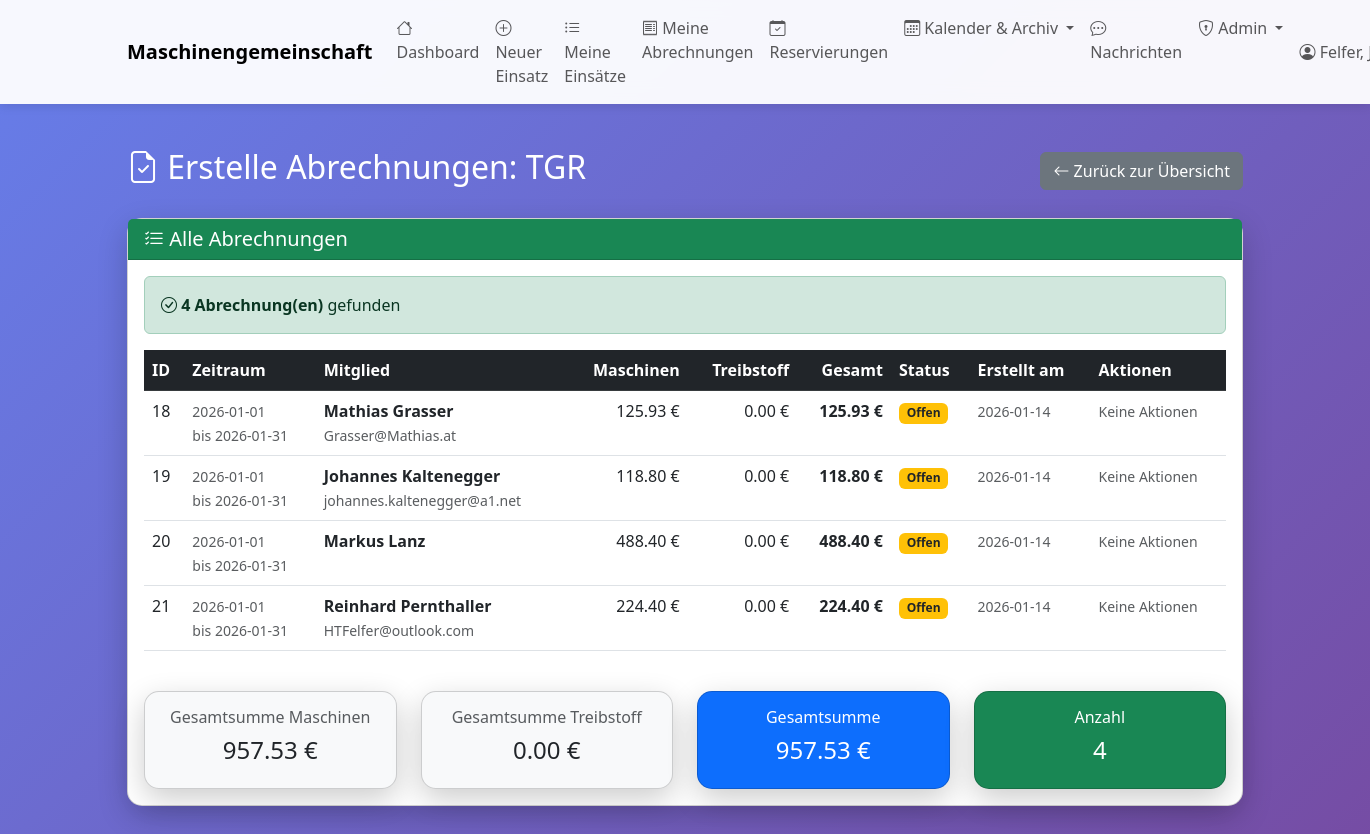
The app's page /admin/abrechnungen/2/liste (signed in) with its own data.
### tables this page shows
CREATE TABLE gemeinschaften (
                id INTEGER PRIMARY KEY AUTOINCREMENT,
                name TEXT NOT NULL UNIQUE,
                beschreibung TEXT,
                erstellt_am TIMESTAMP DEFAULT CURRENT_TIMESTAMP,
                aktiv BOOLEAN DEFAULT 1
            , anfangssaldo_bank REAL DEFAULT 0.0, anfangssaldo_datum DATE DEFAULT NULL, bank_name TEXT, bank_iban TEXT, bank_bic TEXT, bank_kontoinhaber TEXT);

CREATE TABLE mitglieder_abrechnungen (
                id INTEGER PRIMARY KEY AUTOINCREMENT,
                gemeinschaft_id INTEGER NOT NULL,
                benutzer_id INTEGER NOT NULL,
                abrechnungszeitraum TEXT NOT NULL,
                zeitraum_von DATE NOT NULL,
                zeitraum_bis DATE NOT NULL,
                betrag_gesamt REAL NOT NULL,
                betrag_treibstoff REAL DEFAULT 0,
                betrag_maschinen REAL DEFAULT 0,
                betrag_sonstiges REAL DEFAULT 0,
                status TEXT DEFAULT 'offen',
                erstellt_am TIMESTAMP DEFAULT CURRENT_TIMESTAMP,
                erstellt_von INTEGER,
                bezahlt_am TIMESTAMP,
                bemerkung TEXT,
                FOREIGN KEY (gemeinschaft_id) REFERENCES gemeinschaften(id),
                FOREIGN KEY (benutzer_id) REFERENCES benutzer(id),
                FOREIGN KEY (erstellt_von) REFERENCES benutzer(id)
            );

CREATE TABLE benutzer (
    id INTEGER PRIMARY KEY AUTOINCREMENT,
    name TEXT NOT NULL,
    vorname TEXT,
    username TEXT UNIQUE,
    password_hash TEXT,
    adresse TEXT,
    telefon TEXT,
    email TEXT,
    mitglied_seit DATE,
    aktiv BOOLEAN DEFAULT 1,
    bemerkungen TEXT
, is_admin BOOLEAN DEFAULT 0, treibstoffkosten_preis REAL DEFAULT 1.50, backup_schwellwert INTEGER DEFAULT 50, letzter_treibstoffpreis REAL, admin_level INTEGER DEFAULT 0);

### web_app.py (the view)
@app.route('/admin/abrechnungen/<int:gemeinschaft_id>/liste')
@admin_required
def abrechnungen_liste(gemeinschaft_id):
    with MaschinenDBContext(DB_PATH) as db:
        cursor = db.connection.cursor()
        if session.get('admin_level', 0) < 2:
            cursor.execute("""
                SELECT COUNT(*) FROM gemeinschafts_admin
                WHERE benutzer_id = ? AND gemeinschaft_id = ?
            """, (session['benutzer_id'], gemeinschaft_id))
            if cursor.fetchone()[0] == 0:
                flash('Keine Berechtigung!', 'danger')
                return redirect(url_for('admin_abrechnungen'))
        cursor.execute("""
            SELECT
                ma.id,
                ma.zeitraum_von,
                ma.zeitraum_bis,
                ma.betrag_maschinen,
                ma.betrag_treibstoff,
                ma.betrag_gesamt,
                ma.status,
                ma.erstellt_am,
                ma.bezahlt_am,
                b.name,
                b.vorname,
                b.email
            FROM mitglieder_abrechnungen ma
            JOIN benutzer b ON ma.benutzer_id = b.id
            WHERE ma.gemeinschaft_id = ?
            ORDER BY ma.erstellt_am DESC
        """, (gemeinschaft_id,))
        abrechnungen = []
        summe_maschinen = 0
        summe_treibstoff = 0
        for row in cursor.fetchall():
            betrag_maschinen = row[3] or 0
            betrag_treibstoff = row[4] or 0
            abrechnungen.append({
                'id': row[0],
                'zeitraum_von': row[1],
                'zeitraum_bis': row[2],
                'betrag_maschinen': betrag_maschinen,
                'betrag_treibstoff': betrag_treibstoff,
                'betrag_gesamt': row[5],
                'status': row[6],
                'erstellt_am': row[7],
                'bezahlt_am': row[8],
                'mitglied_name': f"{row[10] or ''} {row[9]}".strip(),
                'mitglied_email': row[11]
            })
            summe_maschinen += betrag_maschinen
            summe_treibstoff += betrag_treibstoff
        cursor.execute("SELECT name FROM gemeinschaften WHERE id = ?", (gemeinschaft_id,))
        gemeinschaft_name = cursor.fetchone()[0]
    return render_template('abrechnungen_liste.html',
                         gemeinschaft_id=gemeinschaft_id,
                         gemeinschaft_name=gemeinschaft_name,
                         abrechnungen=abrechnungen,
                         summe_maschinen=summe_maschinen,
                         summe_treibstoff=summe_treibstoff)

### database.py (called while the page is built)
    def connect(self):
        self.connection = sqlite3.connect(self.db_path)
        self.connection.row_factory = sqlite3.Row
        self.cursor = self.connection.cursor()

    def close(self):
        if self.connection:
            self.connection.close()

    def __enter__(self):
        self.connect()
        return self

    def __exit__(self, exc_type, exc_val, exc_tb):
        if exc_type is None:
            self.connection.commit()
        else:
            self.connection.rollback()
        self.close()
        return False

### web_app.py (called while the page is built)
def admin_required(f):
    @wraps(f)
    def decorated_function(*args, **kwargs):
        if 'benutzer_id' not in session:
            flash('Bitte melden Sie sich an.', 'warning')
            return redirect(url_for('login'))
        if not session.get('is_admin'):
            flash('Zugriff verweigert. Administrator-Rechte erforderlich.', 'danger')
            return redirect(url_for('dashboard'))
        return f(*args, **kwargs)
    return decorated_function

### templates/abrechnungen_liste.html (shortened to what this page needs)
{% extends "base.html" %}
{% block content %}
<div class="row mt-4">
    <div class="col-12">
        <div class="d-flex justify-content-between align-items-center mb-4">
            <h2 class="text-white">
                <i class="bi bi-file-earmark-check"></i> Erstelle Abrechnungen: {{ gemeinschaft_name }}
            </h2>
            <a href="{{ url_for('admin_abrechnungen') }}" class="btn btn-secondary">
                <i class="bi bi-arrow-left"></i> Zurück zur Übersicht
            </a>
        </div>
    </div>
</div>
<div class="row">
    <div class="col-12">
        <div class="card">
            <div class="card-header bg-success text-white">
                <h5 class="mb-0">
                    <i class="bi bi-list-check"></i> Alle Abrechnungen
                </h5>
            </div>
            <div class="card-body">
                {% if abrechnungen %}
                <div class="alert alert-success">
                    <i class="bi bi-check-circle"></i>
                    <strong>{{ abrechnungen|length }} Abrechnung(en)</strong> gefunden
                </div>
                <div class="table-responsive">
                    <table class="table table-hover">
                        <thead class="table-dark">
                            <tr>
                                <th>ID</th>
                                <th>Zeitraum</th>
                                <th>Mitglied</th>
                                <th class="text-end">Maschinen</th>
                                <th class="text-end">Treibstoff</th>
                                <th class="text-end">Gesamt</th>
                                <th>Status</th>
                                <th>Erstellt am</th>
                                <th>Aktionen</th>
                            </tr>
                        </thead>
                        <tbody>
                            {% for abr in abrechnungen %}
                            <tr>
                                <td>{{ abr.id }}</td>
                                <td>
                                    <small class="text-muted">
                                        {{ abr.zeitraum_von }} <br>
                                        bis {{ abr.zeitraum_bis }}
                                    </small>
                                </td>
                                <td>
                                    <strong>{{ abr.mitglied_name }}</strong>
                                    {% if abr.mitglied_email %}
                                    <br><small class="text-muted">{{ abr.mitglied_email }}</small>
                                    {% endif %}
                                </td>
                                <td class="text-end">
                                    {{ "%.2f"|format(abr.betrag_maschinen) }} €
                                </td>
                                <td class="text-end">
                                    {{ "%.2f"|format(abr.betrag_treibstoff) }} €
                                </td>
                                <td class="text-end">
                                    <strong>{{ "%.2f"|format(abr.betrag_maschinen + abr.betrag_treibstoff) }} €</strong>
                                </td>
                                <td>
                                    {% if abr.status == 'offen' %}
                                    <span class="badge bg-warning text-dark">Offen</span>
                                    {% elif abr.status == 'bezahlt' %}
                                    <span class="badge bg-success">Bezahlt</span>
                                    {% elif abr.status == 'storniert' %}
                                    <span class="badge bg-danger">Storniert</span>
                                    {% else %}
                                    <span class="badge bg-secondary">{{ abr.status }}</span>
                                    {% endif %}
                                </td>
                                <td>
                                    <small class="text-muted">
                                        {{ abr.erstellt_am[:10] }}
                                    </small>
                                </td>
                                <td>
                                    <small class="text-muted">Keine Aktionen</small>
                                </td>
                            </tr>
                            {% endfor %}
                        </tbody>
                    </table>
                </div>
                <div class="row mt-4">
                    <div class="col-md-3">
                        <div class="card bg-light">
                            <div class="card-body text-center">
                                <h6 class="text-muted">Gesamtsumme Maschinen</h6>
                                <h4>{{ "%.2f"|format(summe_maschinen) }} €</h4>
                            </div>
                        </div>
                    </div>
                    <div class="col-md-3">
                        <div class="card bg-light">
                            <div class="card-body text-center">
                                <h6 class="text-muted">Gesamtsumme Treibstoff</h6>
                                <h4>{{ "%.2f"|format(summe_treibstoff) }} €</h4>
                            </div>
                        </div>
                    </div>
                    <div class="col-md-3">
                        <div class="card bg-primary text-white">
                            <div class="card-body text-center">
                                <h6>Gesamtsumme</h6>
                                <h4>{{ "%.2f"|format(summe_maschinen + summe_treibstoff) }} €</h4>
                            </div>
                        </div>
                    </div>
                    <div class="col-md-3">
                        <div class="card bg-success text-white">
                            <div class="card-body text-center">
                                <h6>Anzahl</h6>
                                <h4>{{ abrechnungen|length }}</h4>
                            </div>
                        </div>
                    </div>
                </div>
                {% endif %}
            </div>
        </div>
    </div>
</div>
{% endblock %}

### templates/base.html (style rules this page uses)
body { min-height: 100vh; background: linear-gradient(135deg, #667eea 0%, #764ba2 100%); }
.card { border-radius: 15px; box-shadow: 0 10px 30px rgba(0,0,0,0.2); }

### records on screen
gemeinschaften: name "TGR"
mitglieder_abrechnungen: id "18", zeitraum_von "2026-01-01", zeitraum_bis "2026-01-31", mitglied_name "Mathias Grasser", mitglied_email "Grasser@Mathias.at", betrag_maschinen "125.93", betrag_treibstoff "0.00", abr.betrag_maschinen+abr.betrag_treibstoff "125.93", status "Offen", erstellt_am "2026-01-14"
mitglieder_abrechnungen: id "19", zeitraum_von "2026-01-01", zeitraum_bis "2026-01-31", mitglied_name "Johannes Kaltenegger", mitglied_email "johannes.kaltenegger@a1.net", betrag_maschinen "118.80", betrag_treibstoff "0.00", abr.betrag_maschinen+abr.betrag_treibstoff "118.80", status "Offen", erstellt_am "2026-01-14"
mitglieder_abrechnungen: id "20", zeitraum_von "2026-01-01", zeitraum_bis "2026-01-31", mitglied_name "Markus Lanz", betrag_maschinen "488.40", betrag_treibstoff "0.00", abr.betrag_maschinen+abr.betrag_treibstoff "488.40", status "Offen", erstellt_am "2026-01-14"
mitglieder_abrechnungen: id "21", zeitraum_von "2026-01-01", zeitraum_bis "2026-01-31", mitglied_name "Reinhard Pernthaller", mitglied_email "HTFelfer@outlook.com", betrag_maschinen "224.40", betrag_treibstoff "0.00", abr.betrag_maschinen+abr.betrag_treibstoff "224.40", status "Offen", erstellt_am "2026-01-14"

### other values on screen
{{ session.get('benutzer_name') }} "Felfer,…"
{{ abrechnungen|length }} "4"
{{ "%.2f"|format(summe_maschinen) }} "957.53"
{{ "%.2f"|format(summe_treibstoff) }} "0.00"
{{ "%.2f"|format(summe_maschinen + summe_treibstoff) }} "957.53"
